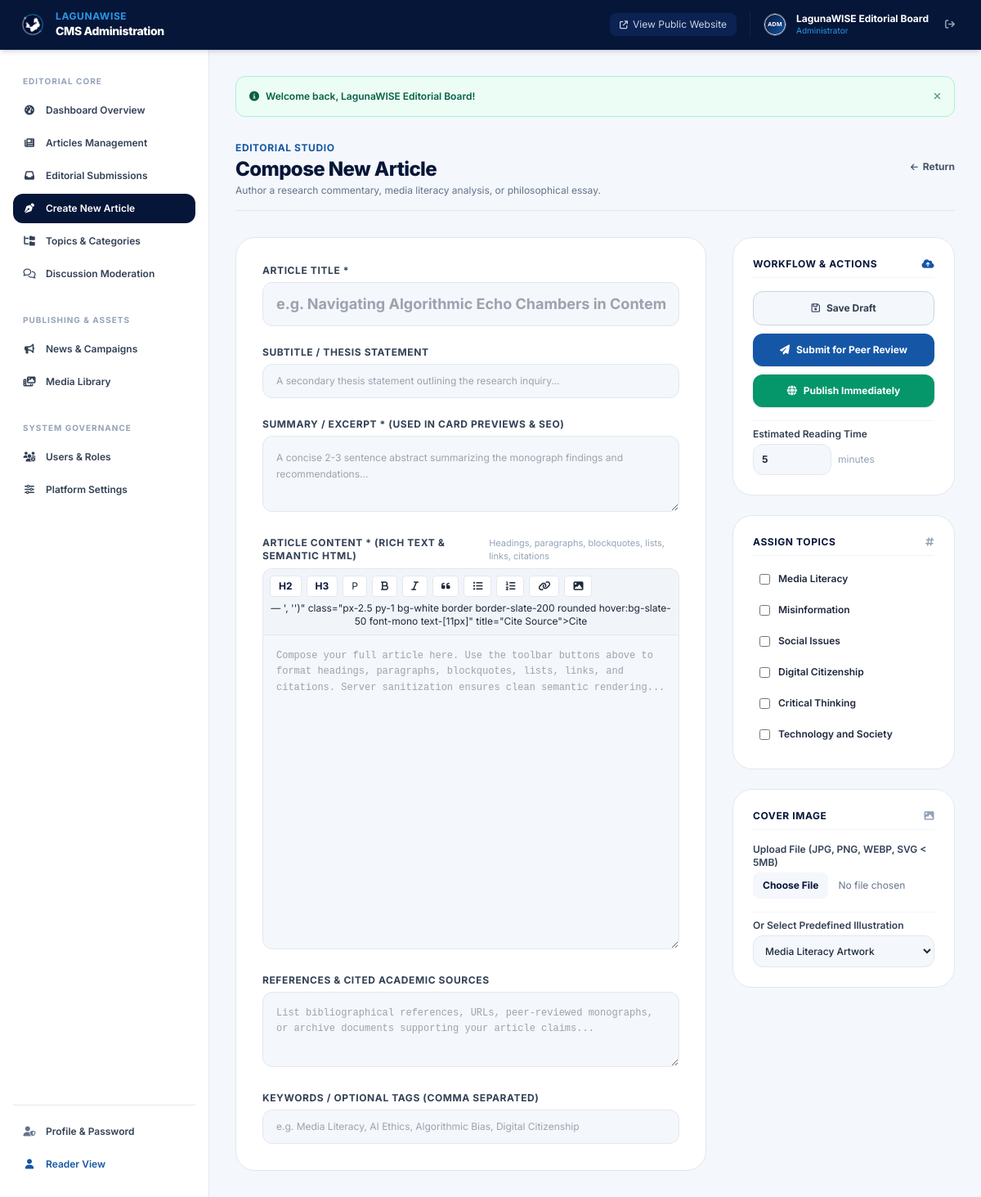
Screenshot of /admin/article-create.php (signed in) with the database file from the repository.
### tables this page shows
CREATE TABLE `users` (
    `id` INT UNSIGNED AUTO_INCREMENT PRIMARY KEY,
    `name` VARCHAR(100) NOT NULL,
    `username` VARCHAR(50) NOT NULL UNIQUE,
    `email` VARCHAR(150) NOT NULL UNIQUE,
    `password_hash` VARCHAR(255) NOT NULL,
    `bio` TEXT NULL,
    `avatar` VARCHAR(255) NULL DEFAULT 'assets/images/default-avatar.svg',
    `status` ENUM('active', 'inactive', 'suspended') NOT NULL DEFAULT 'active',
    `must_change_password` TINYINT(1) NOT NULL DEFAULT 0,
    `last_login_at` DATETIME NULL,
    `created_at` TIMESTAMP DEFAULT CURRENT_TIMESTAMP,
    `updated_at` TIMESTAMP DEFAULT CURRENT_TIMESTAMP ON UPDATE CURRENT_TIMESTAMP,
    INDEX `idx_users_email` (`email`),
    INDEX `idx_users_username` (`username`),
    INDEX `idx_users_status` (`status`)
);

CREATE TABLE `categories` (
    `id` INT UNSIGNED AUTO_INCREMENT PRIMARY KEY,
    `name` VARCHAR(100) NOT NULL UNIQUE,
    `slug` VARCHAR(120) NOT NULL UNIQUE,
    `description` TEXT NULL,
    `icon` VARCHAR(50) NULL DEFAULT 'book-open',
    `color_hex` VARCHAR(20) NULL DEFAULT '#1557A6',
    `is_featured` TINYINT(1) NOT NULL DEFAULT 0,
    `display_order` INT NOT NULL DEFAULT 0,
    `created_at` TIMESTAMP DEFAULT CURRENT_TIMESTAMP,
    INDEX `idx_categories_slug` (`slug`)
);

### admin/article-create.php (the view, shortened to what the rows shown need)
<?php
require_role(['administrator', 'super_admin', 'admin', 'editor', 'contributor', 'writer']);
$db = Database::getConnection();
$categories = [];
try {
    $categories = $db->query("SELECT * FROM categories ORDER BY display_order ASC, name ASC")->fetchAll();
} catch (Throwable $e) {
    error_log("Failed to load categories: " . $e->getMessage());
    $error = "Notice: Could not load categories from database. Please verify that 'database/infinityfree_setup.sql' was imported in phpMyAdmin.";
}
require_once __DIR__ . '/includes/admin-header.php';
?>
<div class="flex flex-col sm:flex-row sm:items-center justify-between gap-4 pb-4 border-b border-slate-200">
    <div>
        <h1 class="text-2xl font-extrabold text-navy-900 tracking-tight">Compose New Article</h1>
    </div>
</div>
<form action="<?= url('admin/article-create.php') ?>" method="POST" enctype="multipart/form-data" class="space-y-6">
    <div class="grid grid-cols-1 lg:grid-cols-12 gap-8 items-start">
        <div class="lg:col-span-4 space-y-6">
            <div class="bg-white p-6 rounded-3xl border border-slate-200 shadow-xs space-y-3">
                <div class="space-y-1.5 max-h-56 overflow-y-auto pr-1 text-xs">
                    <?php foreach ($categories as $cat): ?>
                        <label class="flex items-center gap-2.5 p-2 rounded-xl hover:bg-surface cursor-pointer transition">
                            <input type="checkbox" name="category_ids[]" value="<?= (int)$cat['id'] ?>" class="rounded text-lwblue focus:ring-lwblue">
                            <span class="text-slate-800 font-semibold"><?= e($cat['name']) ?></span>
                        </label>
                    <?php endforeach; ?>
                </div>
            </div>
        </div>
    </div>
</form>
<?php require_once __DIR__ . '/includes/admin-footer.php'; ?>

### admin/includes/admin-header.php (shortened to what the rows shown need)
<?php
$currentUser = current_user();
?>
<!DOCTYPE html>
<html lang="en">
<head>
    <link rel="stylesheet" href="https://cdnjs.cloudflare.com/ajax/libs/font-awesome/6.4.2/css/all.min.css">
    <script src="https://cdn.tailwindcss.com"></script>
</head>
<body class="bg-surface text-slate-800 antialiased font-sans min-h-screen flex flex-col">
    <header class="bg-navy-900 text-white sticky top-0 z-40 border-b border-navy-800 shadow-md">
        <div class="px-4 sm:px-6 py-3 flex items-center justify-between">
            <div class="flex items-center gap-4 text-xs">
                <div class="flex items-center gap-3 border-l border-navy-800 pl-4">
                    <img src="<?= asset($currentUser['avatar'] ?? 'assets/images/default-avatar.svg') ?>"
                         alt="<?= e($currentUser['name']) ?>"
                         class="w-7 h-7 rounded-full object-cover border border-slate-600">
                    <div class="hidden md:block text-left">
                        <p class="font-bold text-white text-xs leading-none"><?= e($currentUser['name']) ?></p>
                        <p class="text-[10px] text-lwblue-light capitalize leading-tight mt-0.5"><?= e(str_replace('_', ' ', $currentUser['primary_role'])) ?></p>
                    </div>
                    <a href="<?= url('auth/logout.php') ?>" class="p-2 text-slate-400 hover:text-rose-400" title="Log Out">
                        <i class="fa-solid fa-arrow-right-from-bracket"></i>
                    </a>
                </div>
            </div>
        </div>
    </header>
    <div class="flex-1 flex overflow-hidden">
        <main class="flex-1 overflow-y-auto p-4 sm:p-8 bg-surface">
            <div class="max-w-7xl mx-auto space-y-8">

### rows the page displays
users: avatar (picture), name "LagunaWISE Editorial Board"
categories: name "Media Literacy"
categories: name "Misinformation"
categories: name "Social Issues"
categories: name "Digital Citizenship"
categories: name "Critical Thinking"
categories: name "Technology and Society"

### other values shown
str_replace('_', ' ', $currentUser['primary_role']) "Administrator"
$f['message'] "Welcome back, LagunaWISE Editorial Board!"
